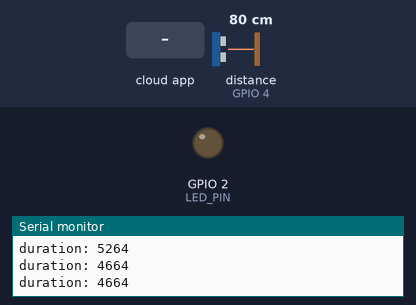
Recording of a sketch running on a simulated ESP32. Parts: output pins drawn as LEDs (lit = HIGH), the last lines printed to the serial monitor. Wiring (inferred from the names in the program): ultrasonic range finder: trigger GPIO 5; echo GPIO 4. Dashed ring = blinking. Inputs (shaded band) come from the test bench; at power-on: distance to the obstacle (sensor on GPIO 4) 80 cm. The echo pulse lasts 58.3 µs per cm; WiFi joins after 1.5 s; servers stay silent unless stated; pins used as bus, display or sensor lines are not drawn.

Above: at 2.7 s.
2.8 s: the phone or cloud app sets led to 1
At 3.15 s:
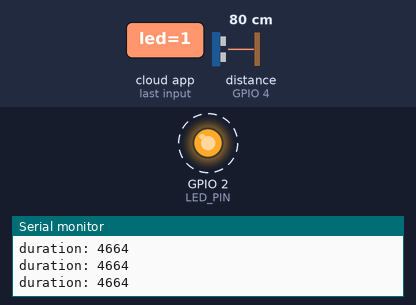
5.8 s: the phone or cloud app sets led to 0
At 6.8 s:
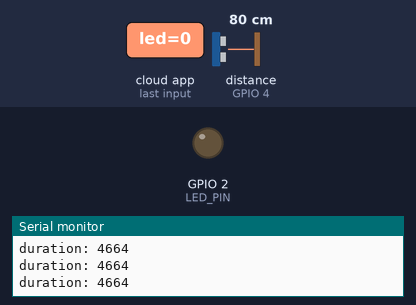
Timing chart, 0 to 8.8 s (numbered marks = the images above; inputs shaded):
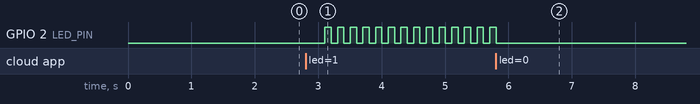

The sketch:

Untitled_jun07a.ino
```cpp
#include "arduino_secrets.h"
#include "thingProperties.h"

const int LED_PIN = 2;
const int TRIG_PIN = 5;
const int ECHO_PIN = 4;

int valid = 0;


void ledTask(void *p) {

  while (true) {
    digitalWrite(LED_PIN, led ? HIGH : LOW);
    vTaskDelay(100 / portTICK_PERIOD_MS);
    digitalWrite(LED_PIN, LOW);
    vTaskDelay(100 / portTICK_PERIOD_MS);
  }
}

void distanceTask(void *p) {
  while (true) {

    digitalWrite(TRIG_PIN, LOW);
    delayMicroseconds(2);
    digitalWrite(TRIG_PIN, HIGH);
    delayMicroseconds(10);
    digitalWrite(TRIG_PIN, LOW);

    long duration = pulseIn(ECHO_PIN, HIGH);

    distance = duration / 58;
    // Serial.print("Distance in CM is ");
    Serial.print("duration: ");
    Serial.println(duration);

    vTaskDelay(300 / portTICK_PERIOD_MS);
  }
}

void setup() {
  // Initialize serial and wait for port to open:
  Serial.begin(115200);

  while (!Serial) {  // המתנה חיונית לחיבור USB
    delay(10);
  }

  delay(1500);

  Serial.println("");
  Serial.println("--- SYSTEM START ---");
  led = false;
  pinMode(LED_PIN, OUTPUT);
  pinMode(TRIG_PIN, OUTPUT);
  pinMode(ECHO_PIN, INPUT);

  xTaskCreate(ledTask, "LED", 2000, NULL, 1, NULL);
  xTaskCreate(distanceTask, "distance", 5000, NULL, 1, NULL);


  // Defined in thingProperties.h
  initProperties();

  // Connect to Arduino IoT Cloud
  ArduinoCloud.begin(ArduinoIoTPreferredConnection);

  setDebugMessageLevel(2);
  ArduinoCloud.printDebugInfo();
}

void loop() {
  ArduinoCloud.update();
  // Your code here
}


void onLedChange() {
}
```

arduino_secrets.h
```cpp
#define SECRET_DEVICE_KEY "HXEEKi5ZAWYeRV3dv6bUg7e9S"
#define SECRET_OPTIONAL_PASS "90227714"
#define SECRET_SSID "ZONG MBB-E5573-24A2"
```

thingProperties.h
```cpp
// Code generated by Arduino IoT Cloud, DO NOT EDIT.

#include <ArduinoIoTCloud.h>
#include <Arduino_ConnectionHandler.h>

const char DEVICE_LOGIN_NAME[] = "6b19efa0-9505-4041-ae51-5d0a3e626724";

const char SSID[] = SECRET_SSID;              // Network SSID (name)
const char PASS[] = SECRET_OPTIONAL_PASS;     // Network password (use for WPA, or use as key for WEP)
const char DEVICE_KEY[] = SECRET_DEVICE_KEY;  // Secret device password

void onLedChange();

float distance;
bool led;

void initProperties() {

  ArduinoCloud.setBoardId(DEVICE_LOGIN_NAME);
  ArduinoCloud.setSecretDeviceKey(DEVICE_KEY);
  ArduinoCloud.addProperty(distance, READ, ON_CHANGE, NULL);
  ArduinoCloud.addProperty(led, READWRITE, ON_CHANGE, onLedChange);
}

WiFiConnectionHandler ArduinoIoTPreferredConnection(SSID, PASS);
```

Measured:
- after the input at 2.8 s, GPIO 2 (LED_PIN): alternates HIGH for 0.10 s and LOW for 0.10 s, starting after 0.30 s
- after the input at 5.8 s, GPIO 2 (LED_PIN): goes on until 5.8 s, then stays LOW
